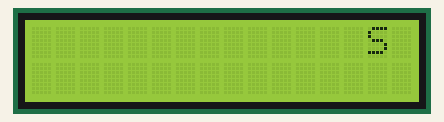
Bench run of a sketch on a simulated Arduino Uno, built with avr-gcc and run on an emulated ATmega328P. Shown: 16×2 character LCD.

Above: at 0.1 s.
At 9.1 s:
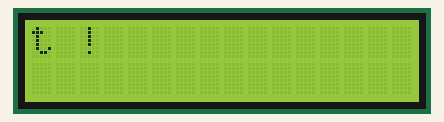
At 14.1 s:
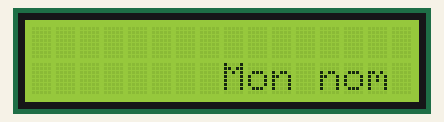
At 19.6 s:
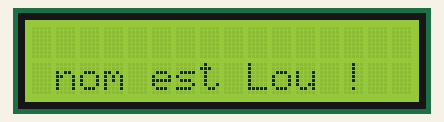
At 29.1 s:
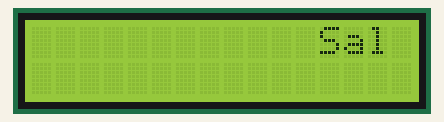
At 39.1 s:
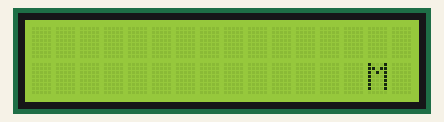

The sketch:

test_ecran_lcd.ino
```cpp
/* test écran LCD */

#include <LiquidCrystal.h> /*Include the library code*/

/**********************************************************/

char array1[]="Salut !             ";  //the string to print on the LCD
char array2[]="Mon nom est Lou !                 ";  //the string to print on the LCD
int tim = 500;  //the value of delay time

LiquidCrystal lcd(7, 8, 9, 10, 11 , 12); //Les numéros de pin a initialiser

/**********************************************************/

void setup() {
  lcd.begin(16, 2);
}

void loop() {

    lcd.setCursor(15,0);  // set the cursor to column 15, line 0

    for ( int positionCounter1 = 0; positionCounter1 < 22; positionCounter1++)
    {
      lcd.scrollDisplayLeft();  //Scrolls the contents of the display one space to the left.
      lcd.print(array1[positionCounter1]);  // Print a message to the LCD.
      delay(tim);  //wait for 250 ms
    }

    lcd.clear();  //Clears the LCD screen and positions the cursor in the upper-left corner.

    lcd.setCursor(15,1);  // set the cursor to column 15, line 1

    for (int positionCounter2 = 0; positionCounter2 < 34; positionCounter2++)
    {
      lcd.scrollDisplayLeft();  //Scrolls the contents of the display one space to the left.
      lcd.print(array2[positionCounter2]);  // Print a message to the LCD.
      delay(tim);  //wait for 250 ms
    }

    lcd.clear();  //Clears the LCD screen and positions the cursor in the upper-left corner.
  }
```

Measured:
- what the display in image 1 shows lasts 0.5 s, from 9.1 s to 9.6 s
